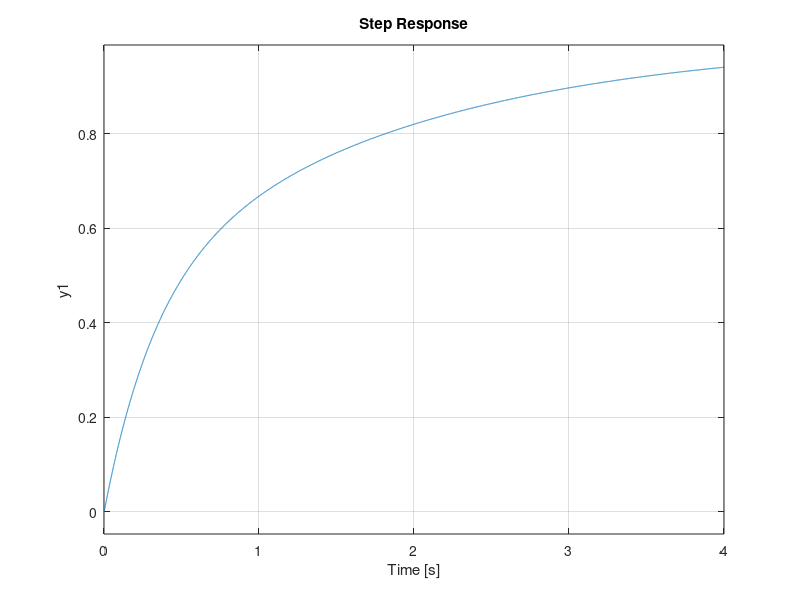

The MATLAB script that drew this image:
% Unidad 2
% Ejercicio 2
pkg load control
close all; clear all; clc
% Sistema 1.
s=tf('s');
Kp=31;
G1=53*(s+1)/((s+10)*(s+100));
G2=1/s;
Kd=16;
Faux=feedback(G1,Kd);
FdTLA=Kp*Faux*G2;
FdTLC=feedback(FdTLA,1);% Respuesta al escalón
step(FdTLC);